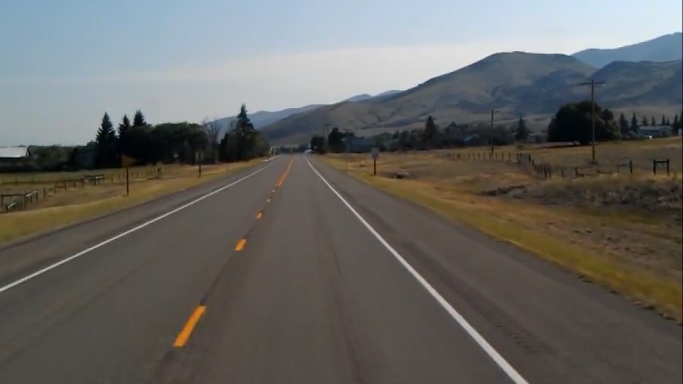
#> input picture Computer Vision Projects/Car Driving Simulation/road.png, 1366 x 768 px, given in place of test2.mp4, which was not available (shown at 1/2 size)
$ jupyter execute 'line detection.ipynb'
#> lines starting #> are read from the running program, lines starting #| are printed output that depends on the picture; after the words box and inside, x2 and y2 are one past the last pixel; in counts of white or black regions, pixels touching at a corner belong together; pictures that were not available may be replaced by others from this repository, and a replacement may not be noted
[cell 1]
import cv2
import numpy as np

[cell 2]
def canny(image):
    #Gray
    gray = cv2.cvtColor(image, cv2.COLOR_RGB2GRAY)
    #Blurr
    blurr = cv2.GaussianBlur(gray, (5,5), 0)
    #Edge Detection
    canny = cv2.Canny(blurr,50,100)
    return canny

def area_of_interest(image):
    height = image.shape[0]
    polygons = np.array([
        [(1100, height), (200,height), (550,250)]
    ])
    mask = np.zeros_like(image)
    cv2.fillPoly(mask, polygons, 255)
    masked_image = cv2.bitwise_and(image, mask)
    return masked_image

def draw_lines(image, lines):
    image_frame = np.zeros_like(image)
    if lines is not None:
        for line in lines:
            x1, y1, x2, y2 = line
            cv2.line(image_frame, (x1,y1), (x2,y2), (255,0,0), 10)
    return image_frame

def make_coordinates(image, line_parameters):
    # from slop and y intercept to coordinated of a line x and y (reverse of function polyfit )
    slope, y_intercept = line_parameters
    y1 = image.shape[0]
    y2 = int(y1*(1/2))
    x1 = int((y1 - y_intercept)/slope)
    x2 = int((y2 - y_intercept)/slope)
    return np.array([x1, y1, x2, y2])

def average_slope(image, lines):
    # This function will taking avg of all the slopes and y intercepts and then send it
    # to make_coordinates to convert them into lines cordinates and return line coordinates
    left_fit = []
    right_fit = []
    for line in lines:
        x1, y1, x2, y2 = line.reshape(4)
        # polyfit gives the m and c values in y= mx+c.. by giving x and y, 1 is the degree of polynomial
        parameters = np.polyfit((x1,x2), (y1,y2), 1)
        slope = parameters[0]
        intercept = parameters[1]

        if slope < 0:
            left_fit.append((slope, intercept))
        else:
            right_fit.append((slope, intercept))

    left_fit_avg = np.average(left_fit, axis=0)
    #p = np.poly1d(left_fit_avg)
    right_fit_avg = np.average(right_fit, axis=0)
    left_line = make_coordinates(image, left_fit_avg)
    right_line = make_coordinates(image, right_fit_avg)
    return np.array([left_line, right_line])

# [18 lines of commented-out code are left out]
cap = cv2.VideoCapture('test2.mp4')

while(cap.isOpened()):
    ret, frame = cap.read()
#> frame is the input picture: shape (768, 1366, 3); mean B, G, R 99.3, 102.1, 102.9
    canny_image = canny(frame)
#> in canny, `gray = cv2.cvtColor(image, cv2.COLOR_RGB2GRAY)`:
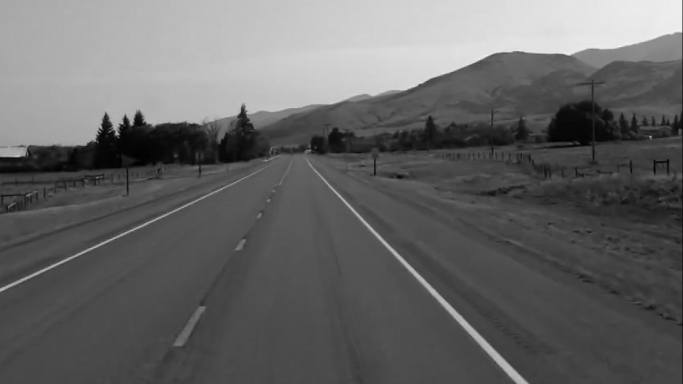
#> gray: shape (768, 1366) (shown at 1/2 size); min 0, max 248, mean 101.3
#> in canny, `canny = cv2.Canny(blurr,50,100)`:
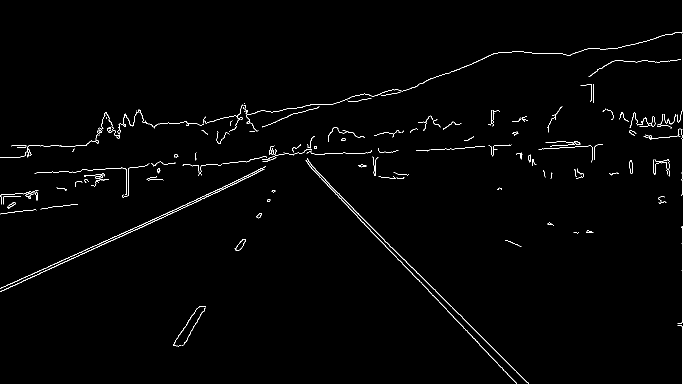
#> canny: shape (768, 1366) (shown at 1/2 size); 1.1% white in thin lines or dots

    interest_image = area_of_interest(canny_image)
#> in area_of_interest, `cv2.fillPoly(mask, polygons, 255)`:
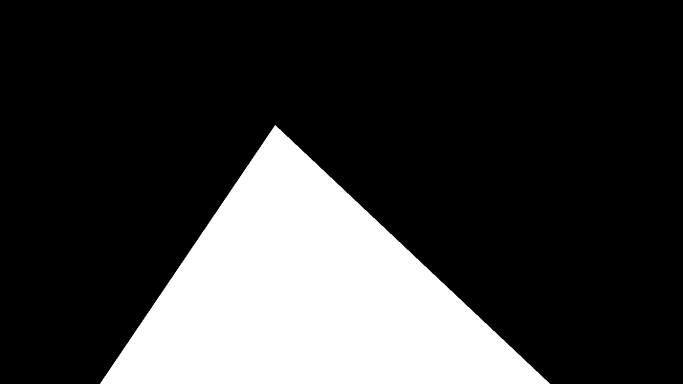
#> mask: shape (768, 1366) (shown at 1/2 size); 22.2% white; 1 white region, box (x1, y1, x2, y2) and area: (200, 250, 1100, 768) 233375
#> in area_of_interest, `masked_image = cv2.bitwise_and(image, mask)`:
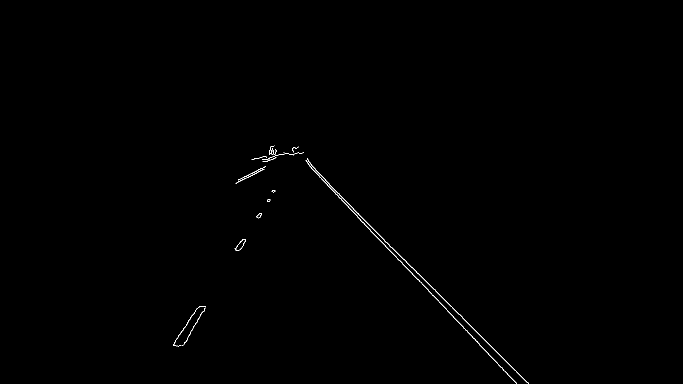
#> masked_image: shape (768, 1366) (shown at 1/2 size); 0.24% white in thin lines or dots, all inside (x1, y1, x2, y2) = (347, 291, 1058, 768)
    lines = cv2.HoughLinesP(interest_image, 2, np.pi/180, 100, np.array([]), minLineLength=5, maxLineGap=5)
#> lines = 13 rows, first 6: [659, 370, 918, 629], [857, 582, 959, 688], [697, 415, 877, 601], [824, 534, 1056, 766], [947, 676, 1032, 767], [347, 688, 393, 617]
    avg_lines = average_slope(frame, lines)
#> the loop in average_slope, `for line in lines:` made 13 passes
#> (x1, y1, x2, y2, slope, intercept) on passes 1 to 12: (659, 370, 918, 629, 1, -289), (857, 582, 959, 688, 1.04, -308.6), (697, 415, 877, 601, 1.03, -305.2), (824, 534, 1056, 766, 1, -290), (947, 676, 1032, 767, 1.07, -337.8), (347, 688, 393, 617, -1.54, 1223.6), (617, 329, 696, 413, 1.06, -327.1), (631, 340, 674, 384, 1.02, -305.7), (825, 549, 845, 569, 1, -276), (376, 673, 410, 615, -1.71, 1314.4), (894, 621, 902, 629, 1, -273), (721, 441, 799, 521, 1.03, -298.5)
#> after the loop in average_slope, `for line in lines:`: left_fit = [(-1.54, 1223.6), (-1.71, 1314.4)]; right_fit = [(1, -289), (1.04, -308.6), (1.03, -305.2), (1, -290), (1.07, -337.8), (1.06, -327.1), (1.02, -305.7), (1, -276), (1, -273), (1.03, -298.5), (1, -288)]
#> in average_slope, `left_fit_avg = np.average(left_fit, axis=0)`: left_fit_avg = [-1.62, 1269]
#> in average_slope, `right_fit_avg = np.average(right_fit, axis=0)`: right_fit_avg = [1.02, -299.9]
#> in make_coordinates, `slope, y_intercept = line_parameters`: slope = -1.62; y_intercept = 1269
#> in make_coordinates, `x1 = int((y1 - y_intercept)/slope)`: x1 = 308
#> in make_coordinates, `x2 = int((y2 - y_intercept)/slope)`: x2 = 544
#> in average_slope, `left_line = make_coordinates(image, left_fit_avg)`: left_line = [308, 768, 544, 384]
#> in average_slope, `right_line = make_coordinates(image, right_fit_avg)`: right_line = [1043, 768, 668, 384]
#> avg_lines = [[308, 768, 544, 384], [1043, 768, 668, 384]]
    lane_line = draw_lines(frame, avg_lines)
#> the loop in draw_lines, `for line in lines:` made 2 passes
    combined_image = cv2.addWeighted(frame, 0.8, lane_line, 1, 1)
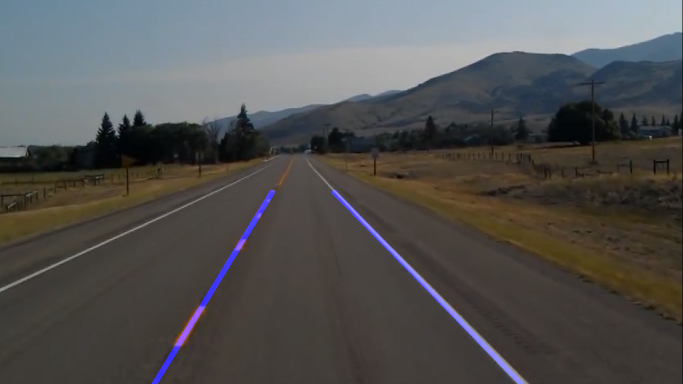
#> combined_image: shape (768, 1366, 3) (shown at 1/2 size); mean B, G, R 82.1, 82.7, 83.3

    cv2.imshow("Image", combined_image)
    if cv2.waitKey(10) == ord('x'):
#> (key x is pressed here)
        break

cap.release()
cv2.destroyAllWindows()
